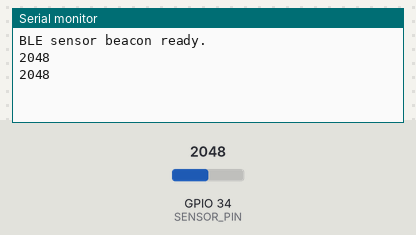
Simulated run of this sketch. Board: ESP32. Parts: the last lines printed to the serial monitor. Inputs (shaded band) come from the test bench; at power-on: GPIO 34 (SENSOR_PIN) = 2048 (analog values on the 0–4095 scale). Nothing arrives over Bluetooth unless stated; a phone connects over Bluetooth LE 3 s after start.

Above: at 2.8 s.
2.9 s: GPIO 34 (SENSOR_PIN) set to 2866
At 3.5 s:
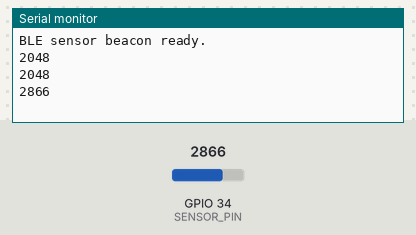
4.4 s: GPIO 34 (SENSOR_PIN) set to 3603
At 5.8 s:
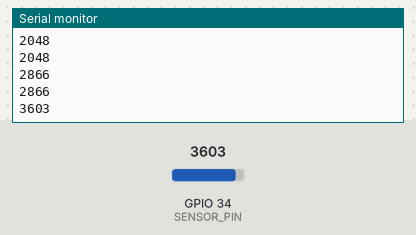
Timing chart, 0 to 7.4 s (numbered marks = the images above; inputs shaded):
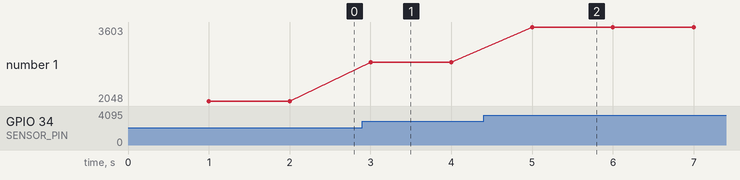

The sketch:

day_63_week_9_mini_project_ble_sensor_beacon.ino
```cpp
// Day 63: BLE sensor beacon - expose potentiometer value as a readable/notifiable characteristic.
#include <BLEDevice.h>
#include <BLEServer.h>
#include <BLEUtils.h>
#include <BLE2902.h>
#define SERVICE_UUID "a1b2c3d4-1111-2222-3333-1234567890ab"
#define SENSOR_UUID  "a1b2c3d4-1111-2222-3333-1234567890ac"
BLECharacteristic *sensorCharacteristic;
const int SENSOR_PIN=34;
bool deviceConnected=false;
class ServerCallbacks : public BLEServerCallbacks {
  void onConnect(BLEServer *server) override { deviceConnected=true; }
  void onDisconnect(BLEServer *server) override {
    deviceConnected=false;
    BLEDevice::startAdvertising();
  }
};
void setup(){
  Serial.begin(115200); analogReadResolution(12);
  BLEDevice::init("ESP32-Sensor-Beacon");
  BLEServer *server=BLEDevice::createServer();
  server->setCallbacks(new ServerCallbacks());
  BLEService *service=server->createService(SERVICE_UUID);
  sensorCharacteristic=service->createCharacteristic(
    SENSOR_UUID, BLECharacteristic::PROPERTY_READ | BLECharacteristic::PROPERTY_NOTIFY);
  sensorCharacteristic->addDescriptor(new BLE2902());
  sensorCharacteristic->setValue("0");
  service->start();
  BLEAdvertising *adv=BLEDevice::getAdvertising();
  adv->addServiceUUID(SERVICE_UUID); adv->start();
  Serial.println("BLE sensor beacon ready.");
}
void loop(){
  static unsigned long last=0;
  if(millis()-last>=1000){
    last=millis();
    String value=String(analogRead(SENSOR_PIN));
    sensorCharacteristic->setValue(value.c_str());
    if(deviceConnected) sensorCharacteristic->notify();
    Serial.println(value);
  }
}
```

Measured:
- after the input at 2.9 s, the serial monitor: prints a new line after 0.10 s (image 1)
- after the input at 4.4 s, the serial monitor: prints a new line after 0.60 s (image 2)
- plotted number 1: 2048 → 2866 after the input at 2.9 s, 2866 → 3603 after the input at 4.4 s
